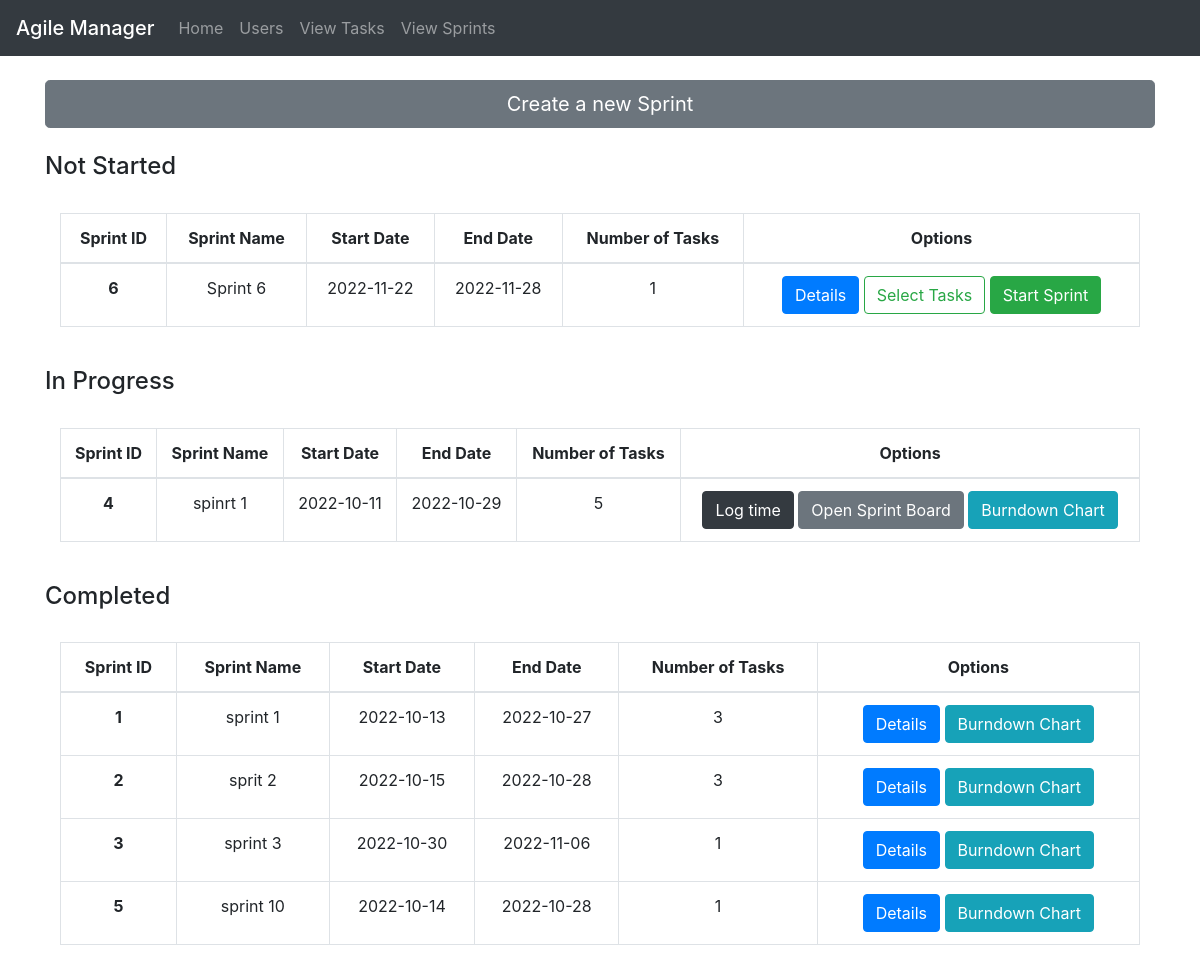
The app's page /sprints with its own data.
### website/models.py (models this page shows)
class Sprint(db.Model):
    id = db.Column(db.Integer, primary_key=True)
    name = db.Column(db.String(150))
    start_date = db.Column(db.Date())
    end_date = db.Column(db.Date())
    status = db.Column(db.String(150), default = 'created')
    tasks = db.relationship('Task')

### website/views.py (the view)
@views.route('/sprints')
def sprints():
    db.create_all()
    all_users = User.query.all()
    db.create_all()
    all_sprints = Sprint.query.all()
    return render_template("sprints.html", sprints = all_sprints, users = all_users)

### website/templates/sprints.html (shortened to what this page needs)
{% extends "base.html" %} {% block title %}Sprints{% endblock %}
{% block content%}
<br>
<a href = "create-sprint" type="button" class="btn btn-secondary btn-lg btn-block">Create a new Sprint</a>
<br>
<h4>Not Started</h4>
<br>
<div class="container">
    <div class="row">
      <div class="col-12">
        <table class="table table-bordered">
          <thead>
            <tr>
              <th scope="col" style="text-align:center">Sprint ID</th>
              <th scope="col" style="text-align:center">Sprint Name</th>
              <th scope="col" style="text-align:center">Start Date</th>
              <th scope="col" style="text-align:center">End Date</th>
              <th scope="col" style="text-align:center">Number of Tasks</th>
              <th scope="col" style="text-align:center">Options</th>
            </tr>
          </thead>
          <tbody>
            {% for sprint in sprints %}
            {% if 'created' == sprint.status %}
            <tr>
                <th scope="row" style="text-align:center">{{ sprint.id }}</th>
                <td style="text-align:center"> {{ sprint.name }} </td>
                <td style="text-align:center">{{ sprint.start_date }}</td>
                <td style="text-align:center">{{ sprint.end_date }}</td>
                <td style="text-align:center">{{ sprint.tasks|length }}</td>
                <td style="text-align:center">
                  <button type="button" class="btn btn-primary"  data-toggle="modal" data-target="#myModal{{sprint.id}}">Details</button>
                  <a type="button" href = 'add_tasks/{{ sprint.id }}' class="btn btn-outline-success">Select Tasks</a>
                  <a type="button" href = '/start_sprint/{{ sprint.id }}' class="btn btn-success" >Start Sprint</a>
                </td>
              </tr>
            {% endif %}
            {% endfor %}
          </tbody>
        </table>
      </div>
    </div>
  </div>
  <br>
<h4>In Progress</h4>
<br>
<div class="container">
    <div class="row">
      <div class="col-12">
        <table class="table table-bordered">
          <thead>
            <tr>
              <th scope="col" style="text-align:center">Sprint ID</th>
              <th scope="col" style="text-align:center">Sprint Name</th>
              <th scope="col" style="text-align:center">Start Date</th>
              <th scope="col" style="text-align:center">End Date</th>
              <th scope="col" style="text-align:center">Number of Tasks</th>
              <th scope="col" style="text-align:center">Options</th>
            </tr>
          </thead>
          <tbody>
            {% for sprint in sprints %}
            {% if 'current' == sprint.status %}
            <tr>
                <th scope="row" style="text-align:center">{{ sprint.id }}</th>
                <td style="text-align:center"> {{ sprint.name }} </td>
                <td style="text-align:center">{{ sprint.start_date }}</td>
                <td style="text-align:center">{{ sprint.end_date }}</td>
                <td style="text-align:center">{{ sprint.tasks|length }}</td>
                <td style="text-align:center">
                  <button type="button" class="btn btn-dark" style="color:white"  data-toggle="modal" data-target="#myModal{{sprint.id}}">Log time</button>
                  <a  href = 'view_sprint_board/{{sprint.id}}' type="button" class="btn btn-secondary" style="color:white" >Open Sprint Board</a>
                  <a  href = 'view_burndown_chart/{{sprint.id}}' type="button" class="btn btn-info" style="color:white" >Burndown Chart</a>
                </td>
              </tr>
            {% endif %}
            {% endfor %}
          </tbody>
        </table>
      </div>
    </div>
  </div>
  <br>
<h4>Completed</h4>
<br>
<div class="container">
    <div class="row">
      <div class="col-12">
        <table class="table table-bordered">
          <thead>
            <tr>
              <th scope="col" style="text-align:center">Sprint ID</th>
              <th scope="col" style="text-align:center">Sprint Name</th>
              <th scope="col" style="text-align:center">Start Date</th>
              <th scope="col" style="text-align:center">End Date</th>
              <th scope="col" style="text-align:center">Number of Tasks</th>
              <th scope="col" style="text-align:center">Options</th>
            </tr>
          </thead>
          <tbody>
            {% for sprint in sprints %}
            {% if 'completed' == sprint.status %}
            <tr>
                <th scope="row" style="text-align:center">{{ sprint.id }}</th>
                <td style="text-align:center"> {{ sprint.name }} </td>
                <td style="text-align:center">{{ sprint.start_date }}</td>
                <td style="text-align:center">{{ sprint.end_date }}</td>
                <td style="text-align:center">{{ sprint.tasks|length }}</td>
                <td style="text-align:center">
                  <button type="button" class="btn btn-primary" style="color:white"  data-toggle="modal" data-target="#myModal{{sprint.id}}">Details</button>
                  <a  href = 'view_burndown_chart/{{sprint.id}}' type="button" class="btn btn-info" style="color:white" >Burndown Chart</a>
                </td>
              </tr>
            {% endif %}
            {% endfor %}
          </tbody>
        </table>
      </div>
    </div>
  </div>
{% endblock %}

### records on screen
Sprint: id "6", name "Sprint 6", start_date "2022-11-22", end_date "2022-11-28", tasks|length "1"
Sprint: id "4", name "spinrt 1", start_date "2022-10-11", end_date "2022-10-29", tasks|length "5"
Sprint: id "1", name "sprint 1", start_date "2022-10-13", end_date "2022-10-27", tasks|length "3"
Sprint: id "2", name "sprit 2", start_date "2022-10-15", end_date "2022-10-28", tasks|length "3"
Sprint: id "3", name "sprint 3", start_date "2022-10-30", end_date "2022-11-06", tasks|length "1"
Sprint: id "5", name "sprint 10", start_date "2022-10-14", end_date "2022-10-28", tasks|length "1"
